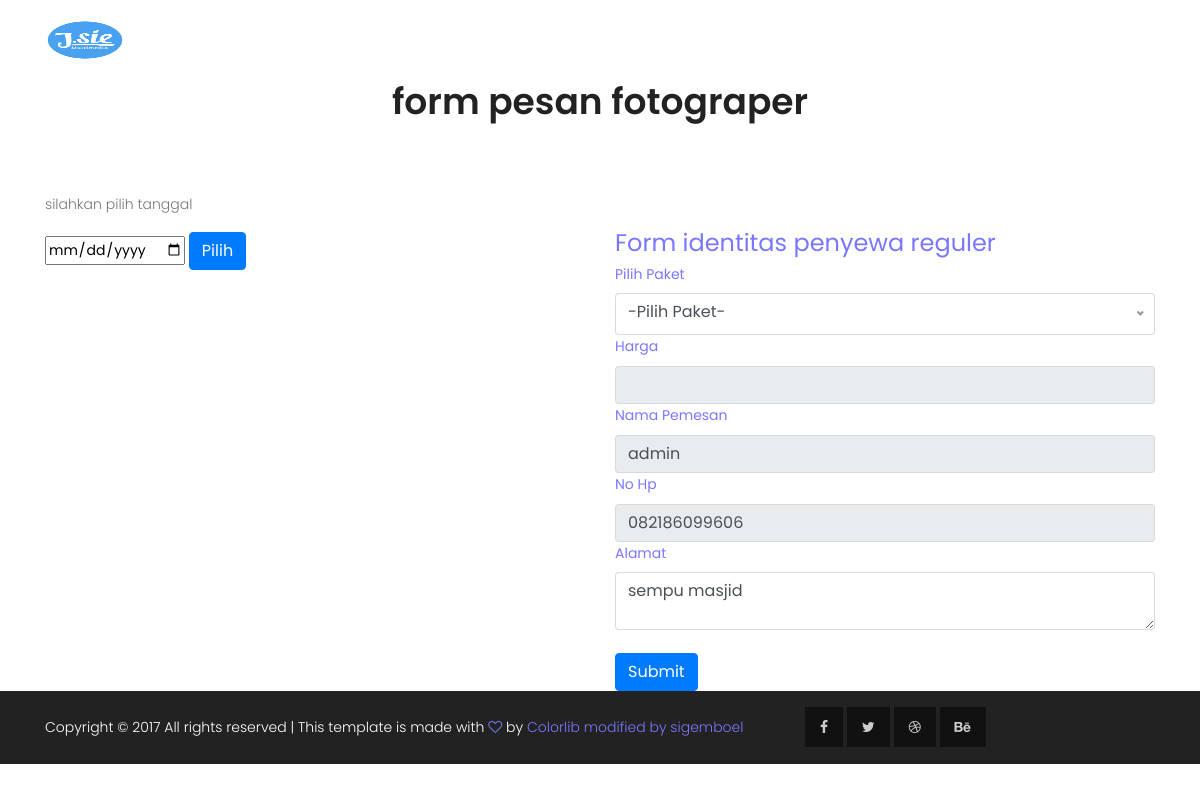
The page /index.php?page=module/form_reg (signed in) on the database its author committed.
### tables this page shows
CREATE TABLE `user` (
  `user_id` int(10) NOT NULL,
  `nama_lengkap` varchar(50) NOT NULL,
  `alamat` varchar(200) NOT NULL,
  `email` varchar(50) NOT NULL,
  `no_telp` varchar(15) NOT NULL,
  `username` varchar(50) NOT NULL,
  `password` varchar(40) NOT NULL,
  `level` enum('customer','admin') NOT NULL,
  `status` enum('on','off') NOT NULL
);

### module/form_reg.php (the view, shortened to what this page needs)
<?php
	$log = $_SESSION['user_id'];
    $pegawai = mysqli_query($koneksi, "SELECT * FROM user where user_id='$log'");
    $row = mysqli_fetch_array($pegawai);
	$alamat = $row['alamat'];
	if($user_id){
?>
<div class="container">
<div class="row justify-content-center">
	<div class="col-md-8 pb-30 header-text">
		<h1>form pesan fotograper</h1>
	</div>
</div>
<div class="row">
<div class="col-md-12">
	<p>silahkan pilih tanggal</p>
</div>
			<div class="col-md-6">
			<form action="" method="POST">
				<input type="date" name="tgl">
				<input type="submit" name="pilih" class="btn btn-primary" value="Pilih">
			</form>
			 </div>
			 <div class="col-md-6" >
			<legend><b>Form identitas penyewa reguler</b> </legend>
            <label class="control-label" ><b>Pilih Paket</b></label>
            <br>
			<label class="control-label" ><b>Harga</b></label>
            <input name="harga" class="form-control" type="number" id="harga" readonly="readonly">
            <label class="control-label" ><b>Nama Pemesan</b></label>
            <input name="nama_p" class="form-control" type="text" value="<?php echo $row['nama_lengkap']; ?>" readonly="readonly">
            <label class="control-label" ><b>No Hp</b></label>
            <input name="no_hp" class="form-control" type="text" value="<?php echo $row['no_telp']; ?>" readonly="readonly">
            <label class="control-label" ><b>Alamat</b></label>
            <textarea name="alamat" class="form-control" type="text" required><?php echo $alamat ?></textarea> <br>
            <input type="submit" name="kirim_n" class="btn btn-primary">
			</div>
			</div>
	</div>
<?php }else{ ?>
	<script type="text/javascript"> alert("silahkan login terlebih dahulu");
		window.location.href="index.php?page=login";
	</script>
<?php } ?>

### css/main.css (style rules this page uses)
body { color: #777777; font-family: "Poppins", sans-serif; font-size: 14px; font-weight: 300; line-height: 1.625em; position: relative; }
h1, h2, h3, h4, h5, h6 { font-family: "Poppins", sans-serif; color: #222222; line-height: 1.2em !important; margin-bottom: 0; margin-top: 0; font-weight: 600; }
h1, .h1 { font-size: 36px; }
.pb-30 { padding-bottom: 30px; }
b, i, sup, sub, u, del { color: #7a77ff; }
h1 { font-size: 36px; }
h1, h2, h3, h4, h5, h6 { line-height: 1.5em; }
body { position: relative; }
.header-text { text-align: center; margin-bottom: 20px; }
.header-text h1 { margin-bottom: 20px; }

### rows shown on the page
user: nama_p "admin", no_hp "082186099606", alamat "sempu masjid"
